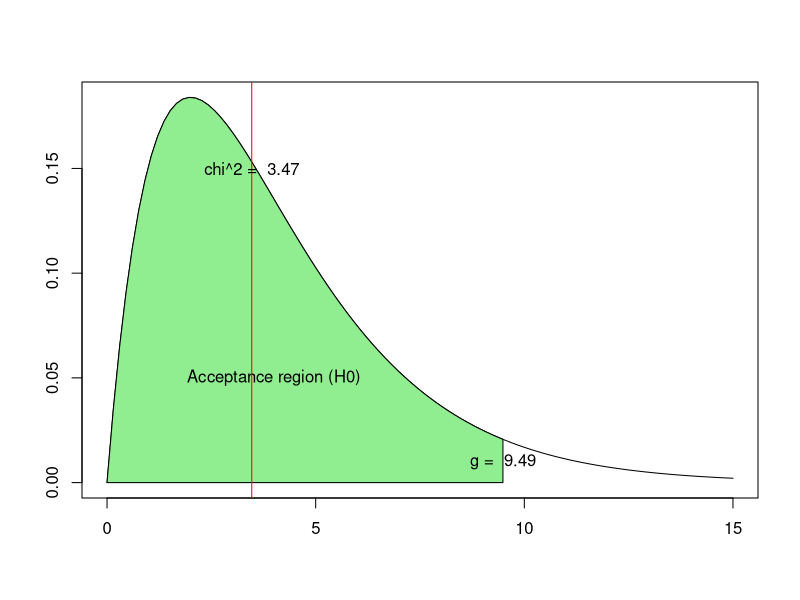

This figure's R source:
types      <- c("mutant", "human", "alien", "god", "demon")
observed   <- c(   127,      75,      98,     27,     73)
expected_p <- c(   .35,     .17,     .23,    .08,    .17)

# Formulate the hypotheses:

#   H0: the sample is representative for the population 
#       (i.e. the proportions of each class in the sample closely matches those of the population)
#   H1: the sample is not representative for the population 
#       (i.e. the proportions diverge significantly)
# Determine a significance level, e.g. ??=0.05 and the sample size


alpha <- 0.05
n <- sum(observed)
expected <- n * expected_p
expected

# bereken de test statistiek X kwadraat
chisq <- sum((observed - expected)^2 / expected)
chisq

# Determine the p-value or the critical value g.
# Remark that in practice, you only need to calculate one of the two. Both methods are equivalent.
# 
# In a ??2-test, the critical value is a number g with property P(??2>g)=??
# (where ?? is our chosen significance level). Left of g is the acceptance region,
# right of g the critical region (see the plot below). This number can be calculated with:

l <- length(types)
g <- qchisq(p = 1 - alpha, df = l - 1)
g

p <- 1 - pchisq(chisq, df = l - 1)
p

# Critical value $g$
paste(ifelse(chisq < g, "Accept", "Reject"), "the null hypothesis")

# Probability value $p$
paste(ifelse(p > alpha, "Accept", "Reject"), "the null hypothesis")

# Plot the chi-squared density function
x <- seq(0, 15, length = 100)
dist <- dchisq(x, df = l - 1)
plot (x, dist, type = 'l', xlab = '', ylab = '')

# The acceptance region (where H_0 is accepted)
i <- x <= g
polygon(c(x[i],    g,                     g),
        c(dist[i], dchisq(g, df = l - 1), 0),
        col = 'lightgreen')
text(x = 4, y = 0.05, 'Acceptance region (H0)')
text(x = g, y = 0.01, paste('g = ', round(g, digits=2)))

# The test statistic (chi squared)
abline(v = chisq, col = 'red')
text(x = chisq, y = 0.15, paste('chi^2 = ', round(chisq, digits=2)))





# library('visualize')
# toets <- chisq.test(x= observed)
# visualize.chisq(stat = toets$statistic, df = l-1, section = "upper")